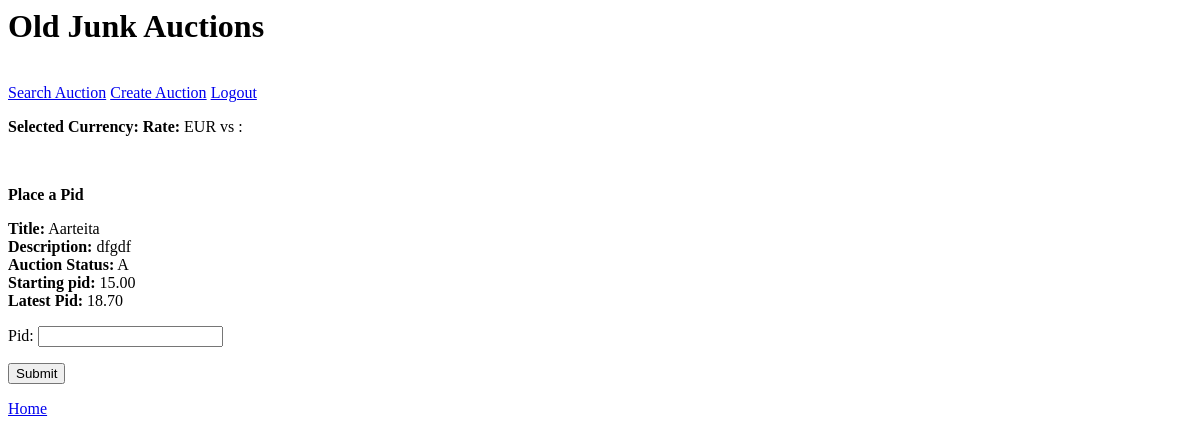
Before: /addpid/8 (signed in) with the older database file.
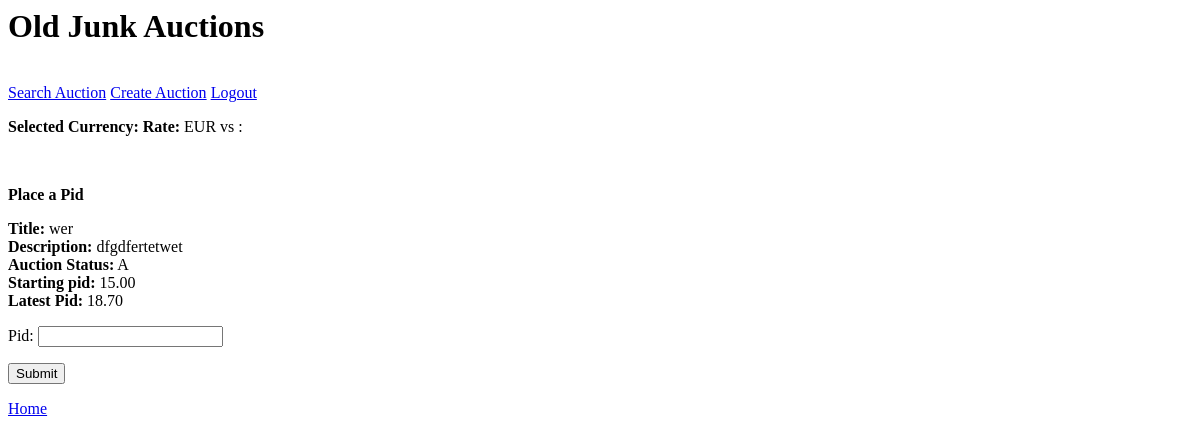
After: the same page with the newer database file.
### YAAS_App/models.py (models this page shows, shortened)
class Auction(models.Model):
    ACTIVE = 'A'
    BANNED = 'B'
    DUE ='D'
    ADJUDICATED ='E'
    AUCTION_STATUS = (
        (ACTIVE, 'Active'),
        (BANNED, 'Banned'),
        (DUE, 'Due'),
        (ADJUDICATED, 'Adjudicated')
    )
    seller=models.ForeignKey(User)
    title=models.CharField(max_length=100)
    auction_status=models.CharField(max_length=1,default='A')
    description=models.TextField()
    start_price=models.DecimalField(max_digits=6,decimal_places=2)
    latest_pid=models.DecimalField(max_digits=6,decimal_places=2)
    endtime=models.DateTimeField()

### YAAS_App/views.py (the view)
# urls.py: url(r'^addpid/(\d+)$', addpid),
@login_required
def addpid(request,offset):
    if request.method == 'GET':
        print("first step is ok")
        if not request.user.is_authenticated():
            messages.add_message(request, messages.ERROR, "You must login before you are allowed to pid")
            return HttpResponseRedirect('/login/?next=%s')
        else:
            auction = get_object_or_404(Auction, id=offset)
            if not request.user.is_staff and not (request.user.username==str(auction.seller)) and auction.auction_status=='A':
                form=AddPid()
                return render(request,'pid.html',{'form': form, 'auction':auction})
            else:
                if request.user.is_staff:
                    messages.add_message(request, messages.ERROR, "Administrators are not allowed to pid")
                if request.user.username==str(auction.seller):
                    messages.add_message(request, messages.ERROR, "Seller is not allowed to pid")
                return HttpResponseRedirect(reverse("home"))
    else:
        print("This is not GET method")
        return HttpResponseRedirect(reverse("home"))

### YAAS_App/forms.py
class AddPid(forms.Form):
    pid=forms.DecimalField(required=True,max_digits=6,decimal_places=2,validators=[])

### templates/pid.html (shortened to what this page needs)
{% extends 'base2.html' %}
{% block content %}
<p><b>Place a Pid</b></p>
    <form action="/savepid/{{ auction.id }} {{ pid.id }}" method="post">
        <label> <b>Title:</b> {{ auction.title }}</label><br>
        <label> <b>Description:</b> {{ auction.description }}</label><br>
        <label> <b>Auction Status:</b> {{ auction.auction_status }}</label><br>
        <label> <b>Starting pid:</b> {{ auction.start_price }}</label><br>
        <label> <b>Latest Pid:</b> {{ auction.latest_pid }}</label><br>
        {{ form.as_p }}
        <input type="submit" value="Submit">
    </form>
    <a href="/">Home</a>
{% endblock %}

Changed rows visible on the page:
changed Auction: title "Aarteita" → "wer"; description "dfgdf" → "dfgdfertetwet"
